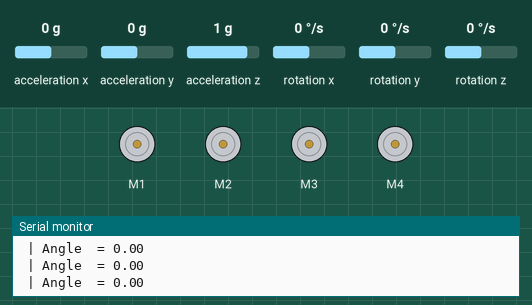
Simulated run of this sketch. Board: Arduino Uno, built with avr-gcc and run on an emulated ATmega328P. Shown: 4 × DC motor (green arrow = forward, orange = backward, longer = faster), the last lines printed to the serial monitor. Wiring (inferred from the names in the program): MPU-6050 motion sensor at I2C address 0x68. Inputs (shaded band) come from the test bench; at power-on: acceleration y 0 g, acceleration x 0 g, acceleration z 1 g, rotation x 0 °/s, rotation y 0 °/s, rotation z 0 °/s.

Above: at 5.9 s.
6.0 s: acceleration y set to -1.4 g
At 6.7 s:
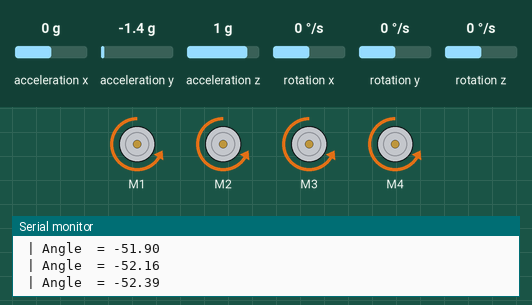
7.5 s: acceleration y set to 0.8 g
At 8.0 s:
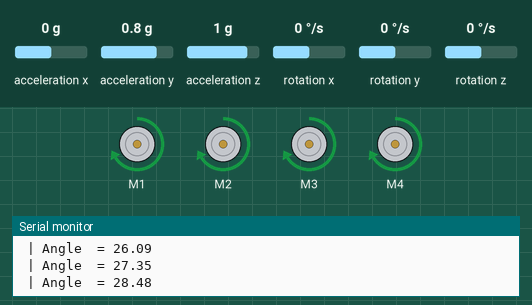
9.2 s: acceleration y set to 0 g
At 10.5 s:
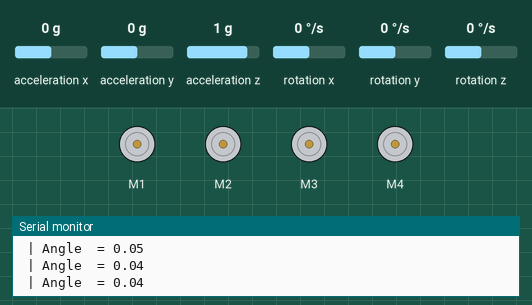
11.1 s: acceleration y set to -0.8 g
At 11.9 s:
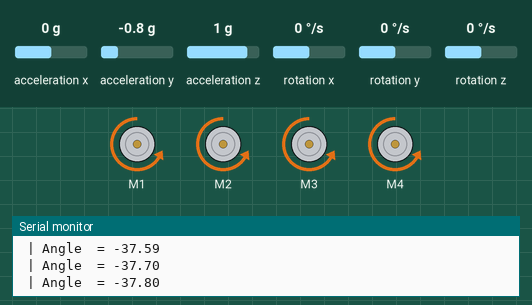
Timing chart, 0 to 13.6 s (numbered marks = the images above; inputs shaded):
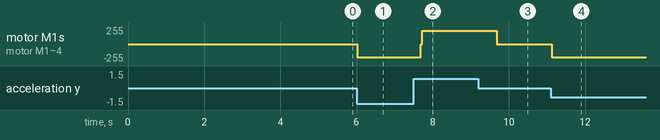

The sketch:

Balance.ino
```cpp
#include <Wire.h>
#include <AFMotor.h>
//Declaring some global variables
int gyro_x, gyro_y, gyro_z = 0;
long gyro_x_cal, gyro_y_cal, gyro_z_cal = 0.0;
boolean set_gyro_angles;

long acc_x, acc_y, acc_z, acc_total_vector = 0.0;
float angle_roll_acc, angle_pitch_acc = 0.0;

float angle_pitch, angle_roll = 0.0;
int angle_pitch_buffer, angle_roll_buffer = 0;
float angle_pitch_output, angle_roll_output = 0.0;

long loop_timer = 0.0;
int temp = 0;
AF_DCMotor motor1(1);
AF_DCMotor motor2(2);
AF_DCMotor motor3(3);
AF_DCMotor motor4(4);


void setup() {
  Wire.begin();                                                        //Start I2C as master
  setup_mpu_6050_registers();                                          //Setup the registers of the MPU-6050
  for (int cal_int = 0; cal_int < 1000 ; cal_int ++) {                 //Read the raw acc and gyro data from the MPU-6050 for 1000 times
    read_mpu_6050_data();
    gyro_x_cal += gyro_x;                                              //Add the gyro x offset to the gyro_x_cal variable
    gyro_y_cal += gyro_y;                                              //Add the gyro y offset to the gyro_y_cal variable
    gyro_z_cal += gyro_z;                                              //Add the gyro z offset to the gyro_z_cal variable
    delay(3);                                                          //Delay 3us to have 250Hz for-loop

    motor1.setSpeed(200);
    motor2.setSpeed(200);
    motor3.setSpeed(200);
    motor4.setSpeed(200);
  }

  // divide by 1000 to get avarage offset
  gyro_x_cal /= 1000;
  gyro_y_cal /= 1000;
  gyro_z_cal /= 1000;
  Serial.begin(9600);
  loop_timer = micros();                                               //Reset the loop timer
}

void loop() {

  read_mpu_6050_data();
  //Subtract the offset values from the raw gyro values
  gyro_x -= gyro_x_cal;
  gyro_y -= gyro_y_cal;
  gyro_z -= gyro_z_cal;

  //Gyro angle calculations . Note 0.0000611 = 1 / (250Hz x 65.5)
  angle_pitch += gyro_x * 0.0000611;                                   //Calculate the traveled pitch angle and add this to the angle_pitch variable
  angle_roll += gyro_y * 0.0000611;                                    //Calculate the traveled roll angle and add this to the angle_roll variable
  //0.000001066 = 0.0000611 * (3.142(PI) / 180degr) The Arduino sin function is in radians
  angle_pitch += angle_roll * sin(gyro_z * 0.000001066);               //If the IMU has yawed transfer the roll angle to the pitch angel
  angle_roll -= angle_pitch * sin(gyro_z * 0.000001066);               //If the IMU has yawed transfer the pitch angle to the roll angel

  //Accelerometer angle calculations
  acc_total_vector = sqrt((acc_x * acc_x) + (acc_y * acc_y) + (acc_z * acc_z)); //Calculate the total accelerometer vector
  //57.296 = 1 / (3.142 / 180) The Arduino asin function is in radians
  angle_pitch_acc = asin((float)acc_y / acc_total_vector) * 57.296;    //Calculate the pitch angle
  angle_roll_acc = asin((float)acc_x / acc_total_vector) * -57.296;    //Calculate the roll angle

  angle_pitch_acc -= 0.0;                                              //Accelerometer calibration value for pitch
  angle_roll_acc -= 0.0;                                               //Accelerometer calibration value for roll

  if (set_gyro_angles) {                                               //If the IMU is already started
    angle_pitch = angle_pitch *  0.9996 + angle_pitch_acc * 0.0004;     //Correct the drift of the gyro pitch angle with the accelerometer pitch angle
    angle_roll = angle_roll *  0.9996 + angle_roll_acc * 0.0004;        //Correct the drift of the gyro roll angle with the accelerometer roll angle
  }
  else {                                                               //At first start
    angle_pitch = angle_pitch_acc;                                     //Set the gyro pitch angle equal to the accelerometer pitch angle
    angle_roll = angle_roll_acc;                                       //Set the gyro roll angle equal to the accelerometer roll angle
    set_gyro_angles = true;                                            //Set the IMU started flag
  }

  //To dampen the pitch and roll angles a complementary filter is used
  angle_pitch_output = angle_pitch_output * 0.9 + angle_pitch_acc * 0.1;   //Take 90% of the output pitch value and add 10% of the raw pitch value
  angle_roll_output = angle_roll_output *  0.9 + angle_roll_acc * 0.1;      //Take 90% of the output roll value and add 10% of the raw roll value
  Serial.print(" | Angle  = "); Serial.println(angle_pitch_output);


  while (micros() - loop_timer < 10);
  {//Wait until the loop_timer reaches 4000us (250Hz) before starting the next loop
  loop_timer = micros();//Reset the loop timer
  }
  if (angle_pitch_output > 3)
  {
    motor1.run(FORWARD);
    motor2.run(FORWARD);
    motor3.run(FORWARD);
    motor4.run(FORWARD);

  }
  else if (angle_pitch_output < -3)
  {
    motor1.run(BACKWARD);
    motor2.run(BACKWARD);
    motor3.run(BACKWARD);
    motor4.run(BACKWARD);

  }
  else if (angle_pitch_output >= -3 || angle_pitch_output <= 3)
  {
    motor1.run(RELEASE);
    motor2.run(RELEASE);
    motor3.run(RELEASE);
    motor4.run(RELEASE);

  }
}


void setup_mpu_6050_registers() {
  //Activate the MPU-6050
  Wire.beginTransmission(0x68);                                        //Start communicating with the MPU-6050
  Wire.write(0x6B);                                                    //Send the requested starting register
  Wire.write(0x00);                                                    //Set the requested starting register
  Wire.endTransmission();
  //Configure the accelerometer (+/-8g)
  Wire.beginTransmission(0x68);                                        //Start communicating with the MPU-6050
  Wire.write(0x1C);                                                    //Send the requested starting register
  Wire.write(0x10);                                                    //Set the requested starting register
  Wire.endTransmission();
  //Configure the gyro (500dps full scale)
  Wire.beginTransmission(0x68);                                        //Start communicating with the MPU-6050
  Wire.write(0x1B);                                                    //Send the requested starting register
  Wire.write(0x08);                                                    //Set the requested starting register
  Wire.endTransmission();
}


void read_mpu_6050_data() {                                            //Subroutine for reading the raw gyro and accelerometer data
  Wire.beginTransmission(0x68);                                        //Start communicating with the MPU-6050
  Wire.write(0x3B);                                                    //Send the requested starting register
  Wire.endTransmission();                                              //End the transmission
  Wire.requestFrom(0x68, 14);                                          //Request 14 bytes from the MPU-6050
  while (Wire.available() < 14);                                       //Wait until all the bytes are received
  acc_x = Wire.read() << 8 | Wire.read();
  acc_y = Wire.read() << 8 | Wire.read();
  acc_z = Wire.read() << 8 | Wire.read();
  temp = Wire.read() << 8 | Wire.read();
  gyro_x = Wire.read() << 8 | Wire.read();
  gyro_y = Wire.read() << 8 | Wire.read();
  gyro_z = Wire.read() << 8 | Wire.read();
}
```

Measured:
- after the input at 6.0 s, motor M1–4: stopped → backward 200/255 at once
- after the input at 7.5 s, motor M1–4: backward 200/255 → forward 200/255 after 0.18 s
- after the input at 9.2 s, motor M1–4: forward 200/255 → stopped after 0.48 s
- after the input at 11.1 s, motor M1–4: stopped → backward 200/255 at once
